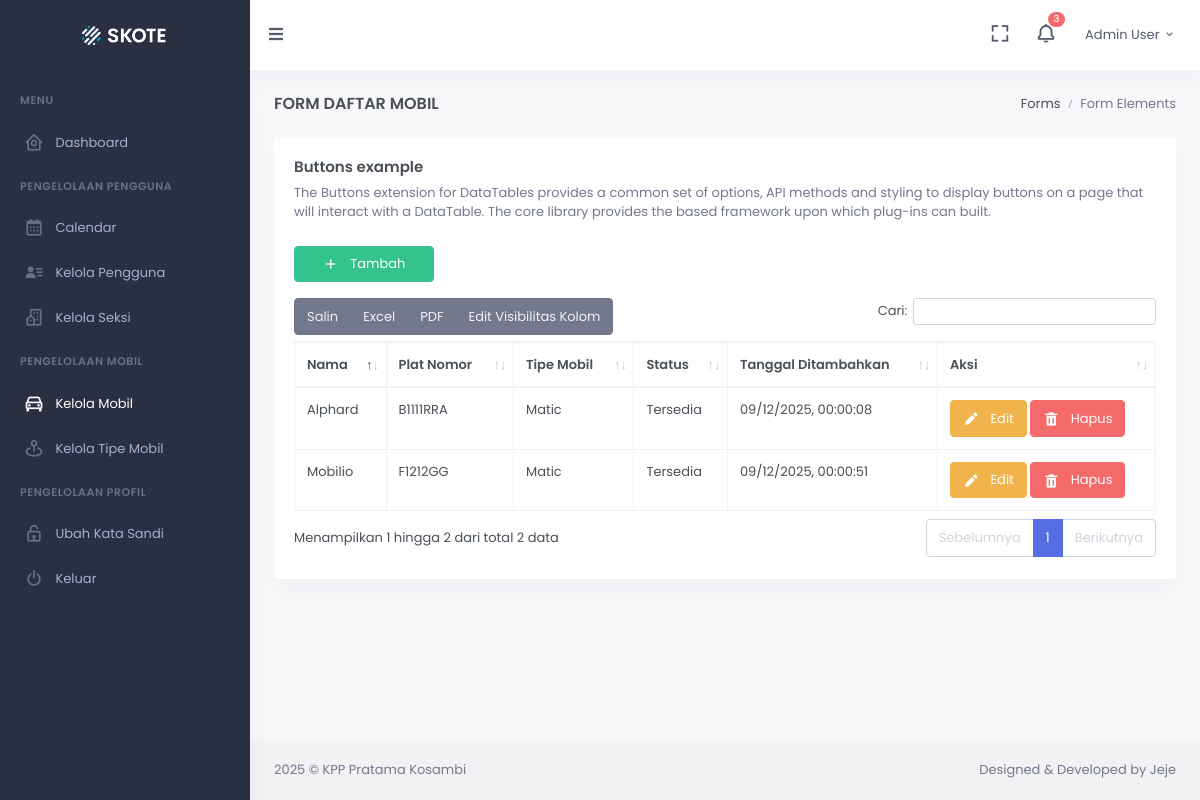
The app's page /layanan/mobil (signed in) with its own data.
### app/models.py (models this page shows, shortened)
class User(UserMixin, db.Model):
  __tablename__ = "users"
  id = db.Column(db.Integer, primary_key=True)
  name = db.Column(db.String(100), nullable=False)
  nip = db.Column(db.String(20), nullable=False)
  division_id = db.Column(db.Integer, db.ForeignKey('divisions.id'), nullable=False)
  status = db.Column(db.String(30), nullable=False)
  role = db.Column(db.String(20), nullable=False, default="user")
  password = db.Column(db.String(128), nullable=False)
  _inserted_date = db.Column(db.DateTime, nullable=False, default=datetime.now)
  _updated_date = db.Column(db.DateTime, nullable=False, default=datetime.now)

class Car(db.Model):
  __tablename__ = "cars"
  id = db.Column(db.Integer, primary_key=True)
  name = db.Column(db.String(128), nullable=False)
  license_plate = db.Column(db.String(15), nullable=False)
  transmission_id = db.Column(db.Integer, db.ForeignKey('car_transmissions.id'), nullable=False)
  image = db.Column(db.String(128), nullable=True)
  status = db.Column(db.String(30), nullable=False)
  _inserted_date = db.Column(db.DateTime, nullable=False, default=datetime.now)
  _updated_date = db.Column(db.DateTime, nullable=False, default=datetime.now)
  _updated_by = db.Column(db.Integer, nullable=False, default=999)

class CarTransmission(db.Model):
  __tablename__ = "car_transmissions"
  id = db.Column(db.Integer, primary_key=True)
  name = db.Column(db.String(128), nullable=False)
  status = db.Column(db.String(30), nullable=False)
  _inserted_date = db.Column(db.DateTime, nullable=False, default=datetime.now)
  _updated_date = db.Column(db.DateTime, nullable=False, default=datetime.now)
  cars = db.relationship('Car', backref='transmission_type', lazy=True)

### app/views/public.py (the view)
@public_app.route("/layanan/mobil", methods=["GET", "POST"])
@login_required
def car():
  datas = Car.query.filter(Car.status != 'Nonaktif').order_by(Car._updated_date.desc())
  datas = Car.query \
    .options(joinedload(Car.transmission_type)) \
    .filter(Car.status != 'Nonaktif') \
    .order_by(Car._updated_date.desc())
  return render_template("public/services/car/car.html", title="Daftar Wisata - Bondowoso Tourism", datas=datas)

### app/models.py (called while the page is built)
@login_manager.user_loader
def load_user(user_id):
  return User.query.get(int(user_id))

### app/templates/public/services/car/car.html (shortened to what this page needs)
<!-- {% block stylesheet_template %}
        <link href="{{ url_for('static', filename='libs/datatables.net-bs4/css/dataTables.bootstrap4.min.css') }}" rel="stylesheet" type="text/css" />
        <link href="{{ url_for('static', filename='libs/datatables.net-buttons-bs4/css/buttons.bootstrap4.min.css') }}" rel="stylesheet" type="text/css" />
        <link href="{{ url_for('static', filename='libs/datatables.net-responsive-bs4/css/responsive.bootstrap4.min.css') }}" rel="stylesheet" type="text/css" />
{% endblock %} -->
{% extends 'components/public/base.html' %} {% set active_page = 'car' %}
{% block content %}
            <div class="main-content">
                <div class="page-content">
                    <div class="container-fluid">
                        <div class="row">
                            <div class="col-12">
                                <div class="page-title-box d-sm-flex align-items-center justify-content-between">
                                    <h4 class="mb-sm-0 font-size-18">Form Daftar Mobil</h4>
                                    <div class="page-title-right">
                                        <ol class="breadcrumb m-0">
                                            <li class="breadcrumb-item"><a href="javascript: void(0);">Forms</a></li>
                                            <li class="breadcrumb-item active">Form Elements</li>
                                        </ol>
                                    </div>
                                </div>
                            </div>
                        </div>
                        <div class="row">
                            <div class="col-12">
                                <div class="card">
                                    <div class="card-body">
                                        <h4 class="card-title">Buttons example</h4>
                                        <p class="card-title-desc">The Buttons extension for DataTables
                                            provides a common set of options, API methods and styling to display
                                            buttons on a page that will interact with a DataTable. The core library
                                            provides the based framework upon which plug-ins can built.
                                        </p>
                                        <a href="/layanan/mobil/tambah"><button type="button"
                                        <button type="button" class="btn btn-success waves-effect waves-light mb-3 w-lg" id="sa-danger">
                                                        <i class="bx bx-plus font-size-16 align-middle me-2"></i> Tambah
                                                    </button>
                                        </a>
                                        <table id="datatable-buttons" class="table table-bordered dt-responsive nowrap w-100">
                                            <thead>
                                            <tr>
                                                <th>Nama</th>
                                                <th>Plat Nomor</th>
                                                <th>Tipe Mobil</th>
                                                <th>Status</th>
                                                <th>Tanggal Ditambahkan</th>
                                                <th>Aksi</th>
                                            </tr>
                                            </thead>
                                            <tbody>
                                            {% for item in datas %}
                                            <tr>
                                                <td>{{ item.name }}</td>
                                                <td>{{ item.license_plate }}</td>
                                                <td>{{ item.transmission_type.name }}</td>
                                                <td>{{ item.status }}</td>
                                                <td>{{ item._inserted_date.strftime('%d/%m/%Y, %H:%M:%S') }}</td>
                                                <td>
                                                    <a href="/layanan/mobil/edit/{{ item.id }}" class="btn-edit">
                                                        <button type="button" class="btn btn-warning waves-effect waves-light">
                                                            <i class="bx bxs-pencil font-size-16 align-middle me-2"></i> Edit
                                                        </button>
                                                    </a>
                                                    <button type="button" class="btn btn-danger waves-effect waves-light btn-delete" data-id="{{ item.id }}" data-detail="{{ item.license_plate }}" id="sa-danger">
                                                        <i class="bx bxs-trash font-size-16 align-middle me-2"></i> Hapus
                                                    </button>
                                                </td>
                                            </tr>
                                            {% endfor %}
                                            </tbody>
                                        </table>
                                    </div>
                                </div>
                            </div>
                        </div>
                    </div>
                </div>
                {% include 'components/public/includes/footer.html' %}
            </div>
{% endblock %}

### app/templates/components/public/includes/navbar.html (shortened to what this page needs)
            <header id="page-topbar">
                <div class="navbar-header">
                    <div class="d-flex">
                        <div class="navbar-brand-box">
                            <a href="{{ url_for('public_app.homepage') }}" class="logo logo-light">
                                <span class="logo-lg">
                                    <img src="{{ url_for('static', filename='media/images/logo-light.png') }}" alt="" height="19">
                                </span>
                            </a>
                        </div>
                        <button type="button" class="btn btn-sm px-3 font-size-16 header-item waves-effect" id="vertical-menu-btn">
                            <i class="fa fa-fw fa-bars"></i>
                        </button>
                    </div>
                    <div class="d-flex">
                        <div class="dropdown d-none d-lg-inline-block ms-1">
                            <button type="button" class="btn header-item noti-icon waves-effect" data-toggle="fullscreen">
                                <i class="bx bx-fullscreen"></i>
                            </button>
                        </div>
                        <div class="dropdown d-inline-block">
                            <button type="button" class="btn header-item noti-icon waves-effect" id="page-header-notifications-dropdown"
                            data-bs-toggle="dropdown" aria-haspopup="true" aria-expanded="false">
                                <i class="bx bx-bell bx-tada"></i>
                                <span class="badge bg-danger rounded-pill">3</span>
                            </button>
                        </div>
                        <div class="dropdown d-inline-block">
                            <button type="button" class="btn header-item waves-effect" id="page-header-user-dropdown"
                            data-bs-toggle="dropdown" aria-haspopup="true" aria-expanded="false">
                                <span class="d-none d-xl-inline-block ms-1" key="t-henry"> {{current_user.name}} </span>
                                <i class="mdi mdi-chevron-down d-none d-xl-inline-block"></i>
                            </button>
                        </div>
                    </div>
                </div>
            </header>
            <div class="vertical-menu">
                <div data-simplebar class="h-100">
                    <div id="sidebar-menu">
                        <ul class="metismenu list-unstyled" id="side-menu">
                            <li class="menu-title" key="t-menu">Menu</li>
                            <li class="{{ 'mm-active' if active_page=='home' else ''  }}">
                                <a href="{{ url_for('public_app.homepage', id=current_user.id) }}" class="waves-effect">
                                    <i class="bx bx-home-circle"></i>
                                    <span key="t-dashboard">Dashboard</span>
                                </a>
                            </li>
                            <li class="menu-title" key="t-apps">Pengelolaan Pengguna</li>
                            <li>
                                <a href="calendar.html" class="waves-effect">
                                    <i class="bx bx-calendar"></i>
                                    <span key="t-calendar">Calendar</span>
                                </a>
                            </li>
                            <li class= "{{ 'mm-active' if active_page=='user' else ''  }}">
                                <a href="{{ url_for('control_panel_app.user', id=current_user.id) }}" class="waves-effect">
                                    <i class="bx bxs-user-detail"></i>
                                    <span key="t-car">Kelola Pengguna</span>
                                </a>
                            </li>
                            <li class= "{{ 'mm-active' if active_page=='division' else ''  }}">
                                <a href="{{ url_for('public_app.division', id=current_user.id) }}" class="waves-effect">
                                    <i class="bx bx-building-house"></i>
                                    <span key="t-car">Kelola Seksi</span>
                                </a>
                            </li>
                            <li class="menu-title" key="t-pages">Pengelolaan Mobil</li>
                            <li class= "{{ 'mm-active' if active_page=='car' else ''  }}">
                                <a href="{{ url_for('public_app.car', id=current_user.id) }}" class="waves-effect">
                                    <i class="bx bx-car"></i>
                                    <span key="t-car">Kelola Mobil</span>
                                </a>
                            </li>
                            <li class= "{{ 'mm-active' if active_page=='car_transmission' else ''  }}">
                                <a href="{{ url_for('public_app.car_transmission', id=current_user.id) }}" class="waves-effect">
                                    <i class="bx bx-map-pin"></i>
                                    <span key="t-car-transmission">Kelola Tipe Mobil</span>
                                </a>
                            </li>
                            <li class="menu-title" key="t-pages">Pengelolaan Profil</li>
                            <li class= "{{ 'mm-active' if active_page=='edit_password' else ''  }}">
                                <a href="{{ url_for('control_panel_app.edit_password', id=current_user.id) }}" class="waves-effect">
                                    <i class="bx bx-lock-open"></i>
                                    <span key="t-authentication">Ubah Kata Sandi</span>
                                </a>
                            </li>
                            <li>
                                <a href="{{ url_for('control_panel_app.logout') }}" class="waves-effect">
                                    <i class="bx bx-power-off"></i>
                                    <span key="t-authentication">Keluar</span>
                                </a>
                            </li>
                        </ul>
                    </div>
                </div>
            </div>

### records on screen
User: name "Admin User"
Car: name "Mobilio", license_plate "F1212GG", transmission_type.name "Matic", status "Tersedia", _inserted_date "09/12/2025, 00:00:51"
Car: name "Alphard", license_plate "B1111RRA", transmission_type.name "Matic", status "Tersedia", _inserted_date "09/12/2025, 00:00:08"
